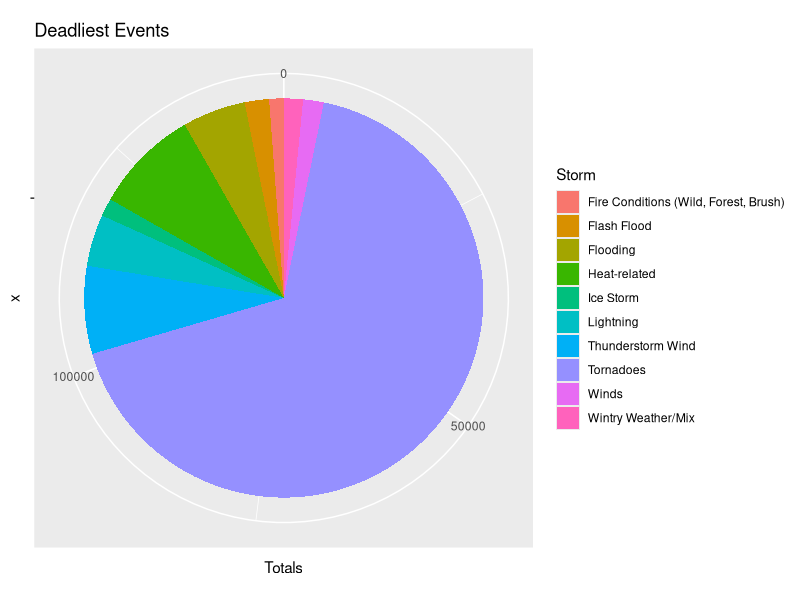
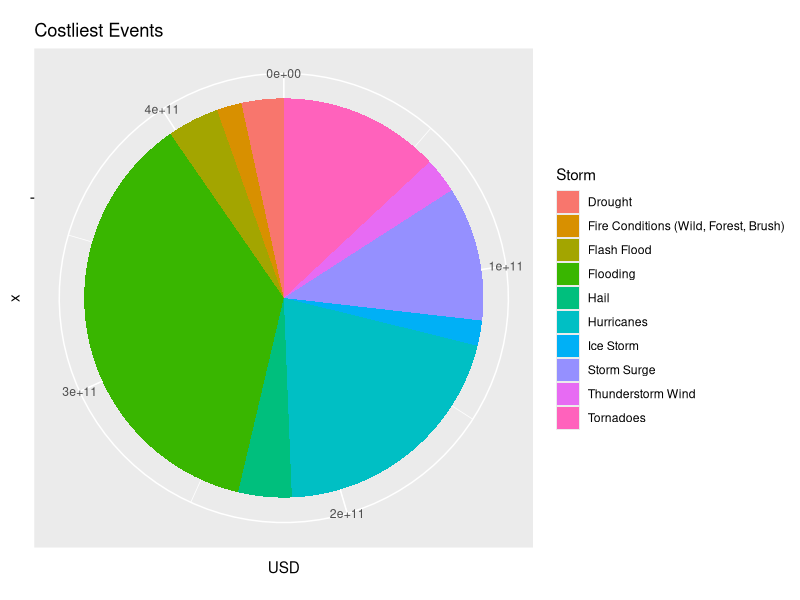

The R source for these figures, in order:
## ---- chunk 1
storm.data.final <- read.csv("stormDataFinal.csv")
library(data.table)
library(ggplot2)
injuries <- data.table(Storm = storm.data.final$Storm, Injuries = storm.data.final$Injuries)
deaths <- data.table(Storm = storm.data.final$Storm, Deaths = storm.data.final$Fatalities)
casualties <- data.table(Storm = storm.data.final$Storm, Totals = deaths$Deaths + injuries$Injuries)
summary <- data.frame(head(casualties[order(-casualties$Totals), ], 10))
## ---- chunk 2
# Pie chart of summary
pie <- ggplot(summary, aes(x="", y=Totals, fill=Storm)) + geom_bar(width = 1, stat = "identity") + coord_polar("y", start=0) + ggtitle("Deadliest Events")
pie
# Print summary of casualties
summary
## ---- chunk 3
# Calculate monetary damages from Property and Crop damages
damages <- data.table(Storm = storm.data.final$Storm, USD = storm.data.final$Property.Damage + storm.data.final$Crop.Damage)

# Calculate top 10 storms with the most damages
summary <- data.frame(head(damages[order(-damages$USD), ], 10))

# Pie chart of summary
pie <- ggplot(summary, aes(x="", y=USD, fill=Storm)) + geom_bar(width = 1, stat = "identity") + coord_polar("y", start=0) + ggtitle("Costliest Events")
pie

summary
